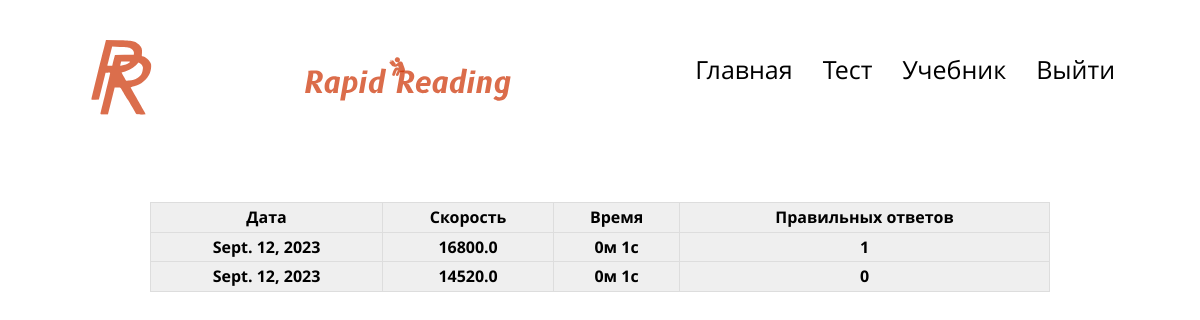
The app's page /profile/results (signed in) with its own data.
### speedcheckapp/models.py (models this page shows)
class Result(models.Model):
    date = models.DateField(auto_now_add=True)
    time = models.CharField(max_length=5)
    questions = models.PositiveIntegerField(blank=True, null=True)
    speed = models.FloatField()
    user_id = models.IntegerField()

### app/views.py (the view)
# urls.py: path('profile/results', my_results_view, name='my_results'),
def my_results_view(request):
    context = {
        'results': Result.objects.filter(user_id=request.user.id)
    }
    return render(request, 'app/profile-results.html', context=context)

### app/templates/app/profile-results.html (shortened to what this page needs)
{% load static %}
<!DOCTYPE html>
<html lang="ru">
<head>
    <link rel="stylesheet" href="{% static '/app/normalize.css' %}">
    <link rel="stylesheet" href="{% static '/app/profile-results.css' %}">
</head>
<body>
    <header>
        <div class="container header-container">
            <a class="logo" href="{% url 'home' %}">
                <img src="{% static 'app/img/Logo img.svg' %}" alt="logo img">
            </a>
            <img class="logo2" src="{% static 'app/img/Logo 2.svg' %}" alt="cool logo img">
            <nav class="header-nav">
                <ul class="header-list">
                    <li class="header-list-item">
                        <a href="{% url 'home' %}" class="header-link">
                            Главная
                        </a>
                    </li>
                    <li class="header-list-item">
                        <a href="{% url 'start' %}" class="header-link">
                            Тест
                        </a>
                    </li>
                    <li class="header-list-item">
                        <div class="profile">
                            {% if not user.is_authenticated %}
                            <a href="{% url 'login' %}" class="header-link">
                                Войти
                            </a>
                            {% else %}
                                 <a href="{% url 'manual' %}"><span class="profile-name">Учебник</span></a>
                            {% endif %}
                        </div>
                    </li>
                    <li class="header-list-item">
                        {% if user.is_authenticated %}
                        <a href="{% url 'logout' %}" class="header-link">
                            Выйти
                        </a>
                        {% else %}
                        <a href="{% url 'manual' %}" class="header-link">
                            Учебник
                        </a>
                        {% endif %}
                    </li>
                </ul>
            </nav>
        </div>
    </header>
    <main>
        <table>
            <tr>
                <th>Дата</th>
                <th>Скорость</th>
                <th>Время</th>
                <th>Правильных ответов</th>
            </tr>
            {% for result in results %}
            <tr>
                <th>{{result.date}}</th>
                <th>{{result.speed}}</th>
                <th>{{ result.time }}</th>
                <th>{{ result.questions }}</th>
            </tr>
            {% endfor %}
        </table>
    </main>
</body>
</html>

### app/static/app/profile-results.css (style rules this page uses)
* { box-sizing: border-box; }
body { margin: 0; width: auto; min-width: 1140px; font-family: "OpenSans", Arial, sans-serif; }
a { color: #000; text-decoration: none; }
.container { max-width: 1140px; margin: 0 auto; }
.header-nav { display: inline-block; padding-right: 40px; }
.logo { padding-left: 40px; }
header { margin-bottom: 84px; margin-top: 40px; }
.header-container { display: flex; justify-content: space-between; margin-top: 25px; }
.header-list { list-style-type: none; margin: 0; display: flex; }
.header-list-item { display: inline; font-family: 'OpenSans', 'Arial', sans-serif; font-style: normal; font-weight: 400; font-size: 25px; padding: 15px; }
.profile { display: inline-flex; align-content: center; grid-gap: 5px; }
main { margin: 0 auto; max-width: 1140px; }
table { width: 100%; max-width: 900px; margin: 0 auto 20px; border: 1px solid #dddddd; border-collapse: collapse; }
th { font-weight: bold; padding: 5px; background: #efefef; border: 1px solid #dddddd; }

### records on screen
Result: date "Sept. 12, 2023", speed "16800.0", time "0м 1с", questions "1"
Result: date "Sept. 12, 2023", speed "14520.0", time "0м 1с", questions "0"
